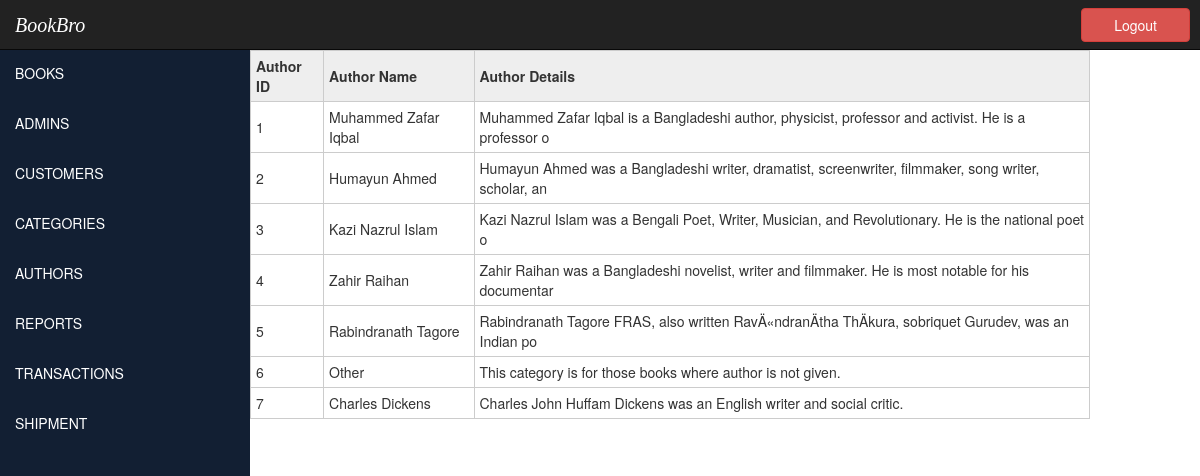
/src/showAllAuthor.php (signed in), run on the app's committed database.
### tables this page shows
CREATE TABLE `authors` (
  `id` int(11) NOT NULL,
  `author_name` varchar(30) NOT NULL,
  `author_details` varchar(100) NOT NULL
);

### src/showAllAuthor.php (the view, shortened to what this page needs)
<?php
require_once '../db/db_init.php' ;
?>
<div class="new">
    <?php
    $result= mysqli_query($conn,"Select * from authors");
    echo"<table cellpadding='0' cellspacing='0' class='db-table'>
    <tr>
    <th>Author ID</th>
    <th>Author Name</th>
    <th>Author Details</th>
    </tr>";
    while($row = mysqli_fetch_array($result)){
        echo "<tr>";
        echo "<td>" . $row['id']."</td>";
        echo "<td>" . $row['author_name']."</td>";
        echo "<td>" . $row['author_details']."</td>";
        echo "</tr>";
    }
    echo"</table>";
    ?>
</div>

### adminCss/style.css (style rules this page uses)
* { margin: 0; padding: 0; box-sizing: border-box; list-style: none; }
div.new { padding-top:50px; }
.new { width: auto; }
table.db-table { width: 70%; border-right:1px solid #ccc; border-bottom:1px solid #ccc; }
table.db-table th { background:#eee; padding:5px; border-left:1px solid #ccc; border-top:1px solid #ccc; }
table.db-table td { padding:5px; border-left:1px solid #ccc; border-top:1px solid #ccc; }

### data on the page
authors: id "1", author_name "Muhammed Zafar Iqbal", author_details "Muhammed Zafar Iqbal is a Bangladeshi author, physicist, professor and activist. He is a professor o"
authors: id "2", author_name "Humayun Ahmed", author_details "Humayun Ahmed was a Bangladeshi writer, dramatist, screenwriter, filmmaker, song writer, scholar, an"
authors: id "3", author_name "Kazi Nazrul Islam", author_details "Kazi Nazrul Islam was a Bengali Poet, Writer, Musician, and Revolutionary. He is the national poet o"
authors: id "4", author_name "Zahir Raihan", author_details "Zahir Raihan was a Bangladeshi novelist, writer and filmmaker. He is most notable for his documentar"
authors: id "5", author_name "Rabindranath Tagore", author_details "Rabindranath Tagore FRAS, also written RavÄ«ndranÄtha ThÄkura, sobriquet Gurudev, was an Indian po"
authors: id "6", author_name "Other", author_details "This category is for those books where author is not given."
authors: id "7", author_name "Charles Dickens", author_details "Charles John Huffam Dickens was an English writer and social critic."
